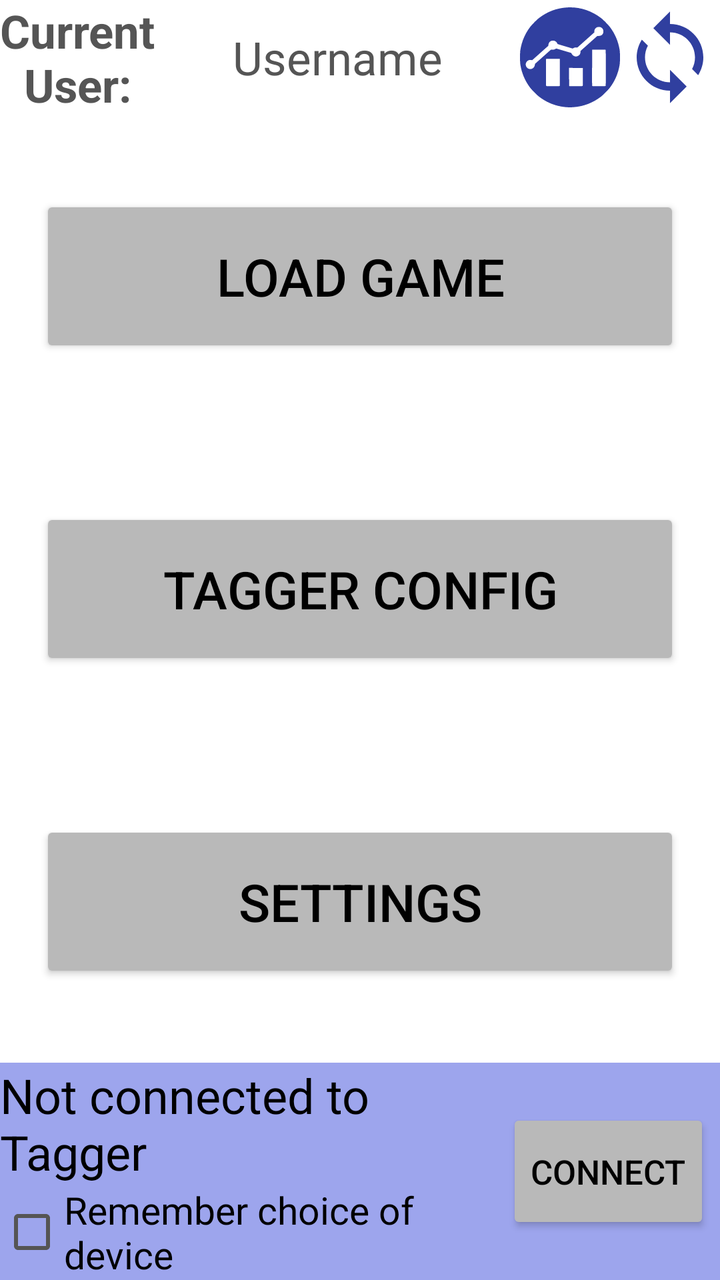
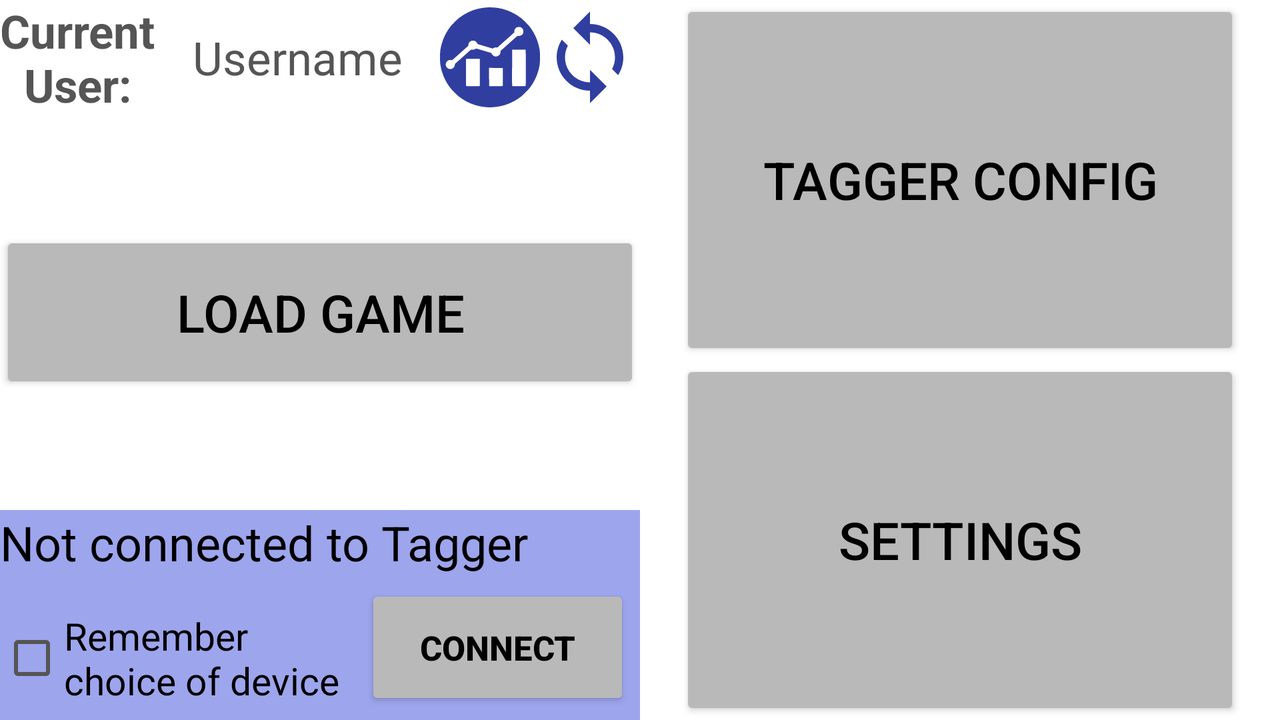

Compare how this app lays out the same screen by default and in its alternative resource folder. The renders come first, then the two layout files and the values they reference.
<!-- AndroidManifest.xml: application theme AppThemeLight -->
<!-- res/layout/content_open_laser_tag_main.xml -->
<?xml version="1.0" encoding="utf-8"?>
<RelativeLayout xmlns:android="http://schemas.android.com/apk/res/android"
    xmlns:app="http://schemas.android.com/apk/res-auto"
    xmlns:tools="http://schemas.android.com/tools"
    android:id="@+id/content_open_laser_tag_main"
    android:layout_width="match_parent"
    android:layout_height="match_parent"
    app:layout_behavior="@string/appbar_scrolling_view_behavior"
    tools:context="de.c_ebberg.openlasertag.OpenLaserTagMain"
    tools:showIn="@layout/activity_open_laser_tag_main"
    android:background="?colorBackground1"
    style="@style/Widget.AppCompat.Button.Colored">

    <RelativeLayout
        android:layout_width="match_parent"
        android:layout_height="wrap_content"
        android:layout_alignParentTop="true"
        android:id="@+id/current_user_layout">

        <TextView
            android:text="@string/CurrentNUserDoublePoint"
            android:textSize="23sp"
            android:textStyle="bold"
            android:textColor="?colorTextSecondary"
            android:textAlignment="center"
            android:layout_width="wrap_content"
            android:layout_height="wrap_content"
            android:layout_alignParentLeft="true"
            android:layout_alignParentStart="true"
            android:layout_centerVertical="true"
            android:id="@+id/current_user_label"
            />
        <ImageButton
            app:srcCompat="@drawable/ic_sync_black_24dp"
            android:paddingEnd="0dp"
            android:paddingStart="0dp"
            android:paddingTop="0dp"
            android:paddingBottom="0dp"
            android:background="?colorBackground1"
            android:layout_width="50dp"
            android:layout_height="50dp"
            android:scaleType="fitCenter"
            android:layout_alignParentEnd="true"
            android:layout_alignParentRight="true"
            android:layout_centerVertical="true"
            android:id="@+id/current_user_change_button"/>
        <ImageButton
            app:srcCompat="@drawable/ic_stats_icon"
            android:paddingBottom="0dp"
            android:paddingEnd="0dp"
            android:paddingTop="0dp"
            android:paddingStart="0dp"
            android:background="?colorBackground1"
            android:scaleType="fitCenter"
            android:layout_width="50dp"
            android:layout_height="50dp"
            android:layout_toLeftOf="@id/current_user_change_button"
            android:layout_toStartOf="@id/current_user_change_button"
            android:layout_centerVertical="true"
            android:id="@+id/current_user_stats_button"/>

        <TextView
            android:text="Username"
            android:textSize="23sp"
            android:textAlignment="center"
            android:textColor="?colorTextSecondary"
            android:layout_width="match_parent"
            android:layout_height="wrap_content"
            android:layout_toRightOf="@id/current_user_label"
            android:layout_toEndOf="@id/current_user_label"
            android:layout_toLeftOf="@id/current_user_stats_button"
            android:layout_toStartOf="@id/current_user_stats_button"
            android:layout_centerVertical="true"
            android:id="@+id/current_user_name_text"
            />
    </RelativeLayout>

    <RelativeLayout
        android:layout_width="match_parent"
        android:layout_height="wrap_content"
        android:layout_alignParentBottom="true"
        android:background="?colorBackgroundAccent"
        android:id="@+id/bt_layout">

        <Button
            android:text="@string/Connect"
            android:textSize="17sp"
            android:textColor="?colorTextPrimary"
            android:layout_margin="5dp"
            android:layout_width="wrap_content"
            android:layout_height="wrap_content"
            android:id="@+id/connect_Button"
            android:layout_alignParentEnd="true"
            android:layout_alignParentRight="true"
            android:layout_centerVertical="true"
            android:paddingTop="20dp"
            android:paddingBottom="20dp"/>

        <TextView
            android:text="@string/NotConnected"
            android:textColor="?colorTextPrimary"
            android:layout_width="match_parent"
            android:layout_height="wrap_content"
            android:id="@+id/bt_connect_textView"
            android:textSize="24sp"
            android:layout_alignParentLeft="true"
            android:layout_alignParentStart="true"
            android:layout_toLeftOf="@id/connect_Button"
            android:layout_toStartOf="@id/connect_Button"
            />

        <CheckBox
            android:text="@string/RememberChoiceOfDevice"
            android:textSize="19sp"
            android:textColor="?colorTextPrimary"
            android:layout_width="wrap_content"
            android:layout_height="wrap_content"
            android:layout_below="@id/bt_connect_textView"
            android:layout_alignParentStart="true"
            android:layout_alignParentLeft="true"
            android:layout_toLeftOf="@id/connect_Button"
            android:layout_toStartOf="@id/connect_Button"
            android:id="@+id/bt_remember_checkbox" />
    </RelativeLayout>

    <RelativeLayout
        android:layout_width="match_parent"
        android:layout_height="wrap_content"
        android:paddingLeft="20dp"
        android:paddingRight="20dp"
        android:paddingTop="40dp"
        android:paddingBottom="40dp"
        android:layout_above="@id/bt_layout"
        android:layout_below="@id/current_user_layout">

        <Button
            android:text="@string/LoadGame"
            android:textSize="26sp"
            android:textColor="?colorTextPrimary"
            android:layout_width="match_parent"
            android:layout_height="wrap_content"
            android:id="@+id/load_game_button"
            android:layout_centerHorizontal="true"
            android:layout_alignParentTop="true"
            android:paddingTop="23dp"
            android:paddingBottom="23dp"/>

        <Button
            android:text="@string/TaggerConfig"
            android:textSize="26sp"
            android:textColor="?colorTextPrimary"
            android:layout_width="match_parent"
            android:layout_height="wrap_content"
            android:id="@+id/tagger_config_button"
            android:layout_centerHorizontal="true"
            android:layout_centerVertical="true"
            android:paddingTop="23dp"
            android:paddingBottom="23dp"/>

        <Button
            android:text="@string/action_settings"
            android:textSize="26sp"
            android:textColor="?colorTextPrimary"
            android:layout_width="match_parent"
            android:layout_height="wrap_content"
            android:id="@+id/settings_button"
            android:layout_centerHorizontal="true"
            android:layout_alignParentBottom="true"
            android:paddingTop="23dp"
            android:paddingBottom="23dp"/>
    </RelativeLayout>

</RelativeLayout>
<!-- res/layout/activity_open_laser_tag_main.xml (included above) -->
<?xml version="1.0" encoding="utf-8"?>
<android.support.design.widget.CoordinatorLayout xmlns:android="http://schemas.android.com/apk/res/android"
    xmlns:app="http://schemas.android.com/apk/res-auto"
    xmlns:tools="http://schemas.android.com/tools"
    android:layout_width="match_parent"
    android:layout_height="match_parent"
    android:fitsSystemWindows="true"
    tools:context="de.c_ebberg.openlasertag.OpenLaserTagMain">

    <android.support.design.widget.AppBarLayout
        android:layout_width="match_parent"
        android:layout_height="wrap_content"
        android:theme="@style/AppThemeLight.AppBarOverlay">

        <android.support.v7.widget.Toolbar
            android:id="@+id/toolbar"
            android:layout_width="match_parent"
            android:layout_height="?attr/actionBarSize"
            android:background="?attr/colorPrimary"
            app:popupTheme="@style/AppThemeLight.PopupOverlay"
            app:title="@string/app_name" />

    </android.support.design.widget.AppBarLayout>

    <include layout="@layout/content_open_laser_tag_main" />

</android.support.design.widget.CoordinatorLayout>
<!-- resources referenced by this layout -->
<resources>
  <!-- drawable ic_sync_black_24dp (drawable) -->
  <vector xmlns:android="http://schemas.android.com/apk/res/android"
      android:width="24dp"
      android:height="24dp"
      android:viewportHeight="24.0"
      android:viewportWidth="24.0">
      <path
          android:fillColor="?colorPrimaryDark"
          android:pathData="M12 4V1L8 5l4 4V6c3.31 0 6 2.69 6 6 0 1.01,-.25 1.97,-.7 2.8l1.46 1.46C19.54 15.03 20 13.57 20 12c0,-4.42,-3.58,-8,-8,-8zm0 14c-3.31 0,-6,-2.69,-6,-6 0,-1.01.25,-1.97.7,-2.8L5.24 7.74C4.46 8.97 4 10.43 4 12c0 4.42 3.58 8 8 8v3l4,-4,-4,-4v3z" />
  </vector>
  <string name="Connect">Connect</string>
  <string name="CurrentNUserDoublePoint">Current\nUser:</string>
  <string name="LoadGame">Load Game</string>
  <string name="NotConnected">Not connected to Tagger</string>
  <string name="RememberChoiceOfDevice">Remember choice of device</string>
  <string name="TaggerConfig">Tagger Config</string>
  <string name="action_settings">Settings</string>
  <string name="app_name">OpenLaserTag</string>
  <style name="AppThemeLight.AppBarOverlay" parent="ThemeOverlay.AppCompat.Dark.ActionBar" />
  <style name="AppThemeLight.PopupOverlay" parent="ThemeOverlay.AppCompat.Light" />
  <color name="colorLightPrimary">#3F51B5</color>
  <color name="colorLightPrimaryDark">#303f9f</color>
  <color name="colorLightAccent">#FF4081</color>
  <color name="colorLightTextPrimary">#FF000000</color>
  <color name="colorLightTextSecondary">#FF555555</color>
  <color name="colorLightForegroundPrimary">#FF000000</color>
  <color name="colorLightBackground1">#FFFFFFFF</color>
  <style name="PopupItemTextAppearanceLight" parent="android:TextAppearance">
          <item name="android:textColor">@color/colorLightTextPrimary</item>
      </style>
  <color name="colorLightBackground2">#FFCCCCCC</color>
  <color name="colorLightBackgroundAccent">#9da5ed</color>
  <color name="colorLightTextAccent">#FFFF0000</color>
  <color name="colorLightTextBackgroundAccent">#88FF4081</color>
  <color name="colorLightForegroundSecondary">#FF999999</color>
  <color name="colorLightOverlay">#BB000000</color>
  <color name="colorLightOverlayText">#FFFFFFFF</color>
  <color name="colorLightItemDivider">#FF000000</color>
  <color name="colorLightDiagramValue">#5d5dff</color>
  <color name="colorLightButtonBackground">#b9b9b9</color>
  <color name="colorLightButtonBackgroundPressed">#a4a3a3</color>
</resources>
<!-- res/layout-land/content_open_laser_tag_main.xml (the repository's variant of the layout above) -->
<!-- drawn on the phone turned sideways -->
<?xml version="1.0" encoding="utf-8"?>
<LinearLayout xmlns:android="http://schemas.android.com/apk/res/android"
    xmlns:app="http://schemas.android.com/apk/res-auto"
    xmlns:tools="http://schemas.android.com/tools"
    android:id="@+id/content_open_laser_tag_main"
    android:layout_width="match_parent"
    android:layout_height="match_parent"
    app:layout_behavior="@string/appbar_scrolling_view_behavior"
    tools:context="de.c_ebberg.openlasertag.OpenLaserTagMain"
    tools:showIn="@layout/activity_open_laser_tag_main"
    android:background="?colorBackground1">

    <RelativeLayout
        android:layout_width="match_parent"
        android:layout_height="match_parent"
        android:layout_weight="1">
        <RelativeLayout
            android:layout_width="match_parent"
            android:layout_height="wrap_content"
            android:layout_alignParentTop="true"
            android:id="@+id/current_user_layout">

            <TextView
                android:text="@string/CurrentNUserDoublePoint"
                android:textSize="23sp"
                android:textStyle="bold"
                android:textColor="?colorTextSecondary"
                android:textAlignment="center"
                android:layout_width="wrap_content"
                android:layout_height="wrap_content"
                android:layout_alignParentLeft="true"
                android:layout_alignParentStart="true"
                android:layout_centerVertical="true"
                android:id="@+id/current_user_label"
                />
            <ImageButton
                app:srcCompat="@drawable/ic_sync_black_24dp"
                android:paddingEnd="0dp"
                android:paddingStart="0dp"
                android:paddingTop="0dp"
                android:paddingBottom="0dp"
                android:background="?colorBackground1"
                android:layout_width="50dp"
                android:layout_height="50dp"
                android:scaleType="fitCenter"
                android:layout_alignParentEnd="true"
                android:layout_alignParentRight="true"
                android:layout_centerVertical="true"
                android:id="@+id/current_user_change_button"/>
            <ImageButton
                app:srcCompat="@drawable/ic_stats_icon"
                android:padding="0dp"
                android:background="?colorBackground1"
                android:layout_width="50dp"
                android:layout_height="50dp"
                android:scaleType="fitCenter"
                android:layout_toLeftOf="@id/current_user_change_button"
                android:layout_toStartOf="@id/current_user_change_button"
                android:layout_centerVertical="true"
                android:id="@+id/current_user_stats_button"/>

            <TextView
                android:text="Username"
                android:textSize="23sp"
                android:textColor="?colorTextSecondary"
                android:textAlignment="center"
                android:layout_width="match_parent"
                android:layout_height="wrap_content"
                android:layout_toRightOf="@id/current_user_label"
                android:layout_toEndOf="@id/current_user_label"
                android:layout_toLeftOf="@id/current_user_stats_button"
                android:layout_toStartOf="@id/current_user_stats_button"
                android:layout_centerVertical="true"
                android:id="@+id/current_user_name_text"
                />
        </RelativeLayout>

        <RelativeLayout
            android:layout_width="match_parent"
            android:layout_height="wrap_content"
            android:background="?colorBackgroundAccent"
            android:layout_alignParentBottom="true"
            android:id="@+id/bt_layout">

            <TextView
                android:text="@string/NotConnected"
                android:layout_width="match_parent"
                android:layout_height="wrap_content"
                android:id="@+id/bt_connect_textView"
                android:textSize="24sp"
                android:textColor="?colorTextPrimary"
                />

            <LinearLayout
                android:layout_width="match_parent"
                android:layout_height="wrap_content"
                android:layout_below="@id/bt_connect_textView">
                <CheckBox
                    android:text="@string/RememberChoiceOfDevice"
                    android:textSize="19sp"
                    android:textColor="?colorTextPrimary"
                    android:layout_width="wrap_content"
                    android:layout_height="wrap_content"
                    android:layout_weight="1"
                    android:id="@+id/bt_remember_checkbox" />

                <Button
                    android:text="@string/Connect"
                    android:textSize="17sp"
                    android:textStyle="bold"
                    android:textColor="?colorTextPrimary"
                    android:layout_margin="5dp"
                    android:layout_width="match_parent"
                    android:layout_height="wrap_content"
                    android:layout_weight="2"
                    android:id="@+id/connect_Button"
                    android:paddingTop="20dp"
                    android:paddingBottom="20dp"/>
            </LinearLayout>
        </RelativeLayout>


        <FrameLayout
            android:layout_width="match_parent"
            android:layout_height="match_parent"
            android:layout_below="@id/current_user_layout"
            android:layout_above="@id/bt_layout"
            android:id="@+id/main_load_game_button_layout">
            <Button
                android:text="@string/LoadGame"
                android:textSize="26sp"
                android:textColor="?colorTextPrimary"
                android:layout_width="match_parent"
                android:layout_height="wrap_content"
                android:id="@+id/load_game_button"
                android:layout_gravity="center"
                android:paddingTop="23dp"
                android:paddingBottom="23dp"/>
        </FrameLayout>
    </RelativeLayout>

    <LinearLayout
        android:layout_width="match_parent"
        android:layout_height="match_parent"
        android:paddingLeft="20dp"
        android:paddingRight="20dp"
        android:orientation="vertical"
        android:layout_weight="1">

        <Button
            android:text="@string/TaggerConfig"
            android:textSize="26sp"
            android:textColor="?colorTextPrimary"
            android:layout_width="match_parent"
            android:layout_height="match_parent"
            android:id="@+id/tagger_config_button"
            android:layout_weight="1"
            android:paddingTop="23dp"
            android:paddingBottom="23dp"/>

        <Button
            android:text="@string/action_settings"
            android:textSize="26sp"
            android:textColor="?colorTextPrimary"
            android:layout_width="match_parent"
            android:layout_height="match_parent"
            android:layout_weight="1"
            android:id="@+id/settings_button"
            android:paddingTop="23dp"
            android:paddingBottom="23dp"/>
    </LinearLayout>

</LinearLayout>
<!-- res/layout/content_open_laser_tag_main.xml (included above) -->
<?xml version="1.0" encoding="utf-8"?>
<RelativeLayout xmlns:android="http://schemas.android.com/apk/res/android"
    xmlns:app="http://schemas.android.com/apk/res-auto"
    xmlns:tools="http://schemas.android.com/tools"
    android:id="@+id/content_open_laser_tag_main"
    android:layout_width="match_parent"
    android:layout_height="match_parent"
    app:layout_behavior="@string/appbar_scrolling_view_behavior"
    tools:context="de.c_ebberg.openlasertag.OpenLaserTagMain"
    tools:showIn="@layout/activity_open_laser_tag_main"
    android:background="?colorBackground1"
    style="@style/Widget.AppCompat.Button.Colored">

    <RelativeLayout
        android:layout_width="match_parent"
        android:layout_height="wrap_content"
        android:layout_alignParentTop="true"
        android:id="@+id/current_user_layout">

        <TextView
            android:text="@string/CurrentNUserDoublePoint"
            android:textSize="23sp"
            android:textStyle="bold"
            android:textColor="?colorTextSecondary"
            android:textAlignment="center"
            android:layout_width="wrap_content"
            android:layout_height="wrap_content"
            android:layout_alignParentLeft="true"
            android:layout_alignParentStart="true"
            android:layout_centerVertical="true"
            android:id="@+id/current_user_label"
            />
        <ImageButton
            app:srcCompat="@drawable/ic_sync_black_24dp"
            android:paddingEnd="0dp"
            android:paddingStart="0dp"
            android:paddingTop="0dp"
            android:paddingBottom="0dp"
            android:background="?colorBackground1"
            android:layout_width="50dp"
            android:layout_height="50dp"
            android:scaleType="fitCenter"
            android:layout_alignParentEnd="true"
            android:layout_alignParentRight="true"
            android:layout_centerVertical="true"
            android:id="@+id/current_user_change_button"/>
        <ImageButton
            app:srcCompat="@drawable/ic_stats_icon"
            android:paddingBottom="0dp"
            android:paddingEnd="0dp"
            android:paddingTop="0dp"
            android:paddingStart="0dp"
            android:background="?colorBackground1"
            android:scaleType="fitCenter"
            android:layout_width="50dp"
            android:layout_height="50dp"
            android:layout_toLeftOf="@id/current_user_change_button"
            android:layout_toStartOf="@id/current_user_change_button"
            android:layout_centerVertical="true"
            android:id="@+id/current_user_stats_button"/>

        <TextView
            android:text="Username"
            android:textSize="23sp"
            android:textAlignment="center"
            android:textColor="?colorTextSecondary"
            android:layout_width="match_parent"
            android:layout_height="wrap_content"
            android:layout_toRightOf="@id/current_user_label"
            android:layout_toEndOf="@id/current_user_label"
            android:layout_toLeftOf="@id/current_user_stats_button"
            android:layout_toStartOf="@id/current_user_stats_button"
            android:layout_centerVertical="true"
            android:id="@+id/current_user_name_text"
            />
    </RelativeLayout>

    <RelativeLayout
        android:layout_width="match_parent"
        android:layout_height="wrap_content"
        android:layout_alignParentBottom="true"
        android:background="?colorBackgroundAccent"
        android:id="@+id/bt_layout">

        <Button
            android:text="@string/Connect"
            android:textSize="17sp"
            android:textColor="?colorTextPrimary"
            android:layout_margin="5dp"
            android:layout_width="wrap_content"
            android:layout_height="wrap_content"
            android:id="@+id/connect_Button"
            android:layout_alignParentEnd="true"
            android:layout_alignParentRight="true"
            android:layout_centerVertical="true"
            android:paddingTop="20dp"
            android:paddingBottom="20dp"/>

        <TextView
            android:text="@string/NotConnected"
            android:textColor="?colorTextPrimary"
            android:layout_width="match_parent"
            android:layout_height="wrap_content"
            android:id="@+id/bt_connect_textView"
            android:textSize="24sp"
            android:layout_alignParentLeft="true"
            android:layout_alignParentStart="true"
            android:layout_toLeftOf="@id/connect_Button"
            android:layout_toStartOf="@id/connect_Button"
            />

        <CheckBox
            android:text="@string/RememberChoiceOfDevice"
            android:textSize="19sp"
            android:textColor="?colorTextPrimary"
            android:layout_width="wrap_content"
            android:layout_height="wrap_content"
            android:layout_below="@id/bt_connect_textView"
            android:layout_alignParentStart="true"
            android:layout_alignParentLeft="true"
            android:layout_toLeftOf="@id/connect_Button"
            android:layout_toStartOf="@id/connect_Button"
            android:id="@+id/bt_remember_checkbox" />
    </RelativeLayout>

    <RelativeLayout
        android:layout_width="match_parent"
        android:layout_height="wrap_content"
        android:paddingLeft="20dp"
        android:paddingRight="20dp"
        android:paddingTop="40dp"
        android:paddingBottom="40dp"
        android:layout_above="@id/bt_layout"
        android:layout_below="@id/current_user_layout">

        <Button
            android:text="@string/LoadGame"
            android:textSize="26sp"
            android:textColor="?colorTextPrimary"
            android:layout_width="match_parent"
            android:layout_height="wrap_content"
            android:id="@+id/load_game_button"
            android:layout_centerHorizontal="true"
            android:layout_alignParentTop="true"
            android:paddingTop="23dp"
            android:paddingBottom="23dp"/>

        <Button
            android:text="@string/TaggerConfig"
            android:textSize="26sp"
            android:textColor="?colorTextPrimary"
            android:layout_width="match_parent"
            android:layout_height="wrap_content"
            android:id="@+id/tagger_config_button"
            android:layout_centerHorizontal="true"
            android:layout_centerVertical="true"
            android:paddingTop="23dp"
            android:paddingBottom="23dp"/>

        <Button
            android:text="@string/action_settings"
            android:textSize="26sp"
            android:textColor="?colorTextPrimary"
            android:layout_width="match_parent"
            android:layout_height="wrap_content"
            android:id="@+id/settings_button"
            android:layout_centerHorizontal="true"
            android:layout_alignParentBottom="true"
            android:paddingTop="23dp"
            android:paddingBottom="23dp"/>
    </RelativeLayout>

</RelativeLayout>
